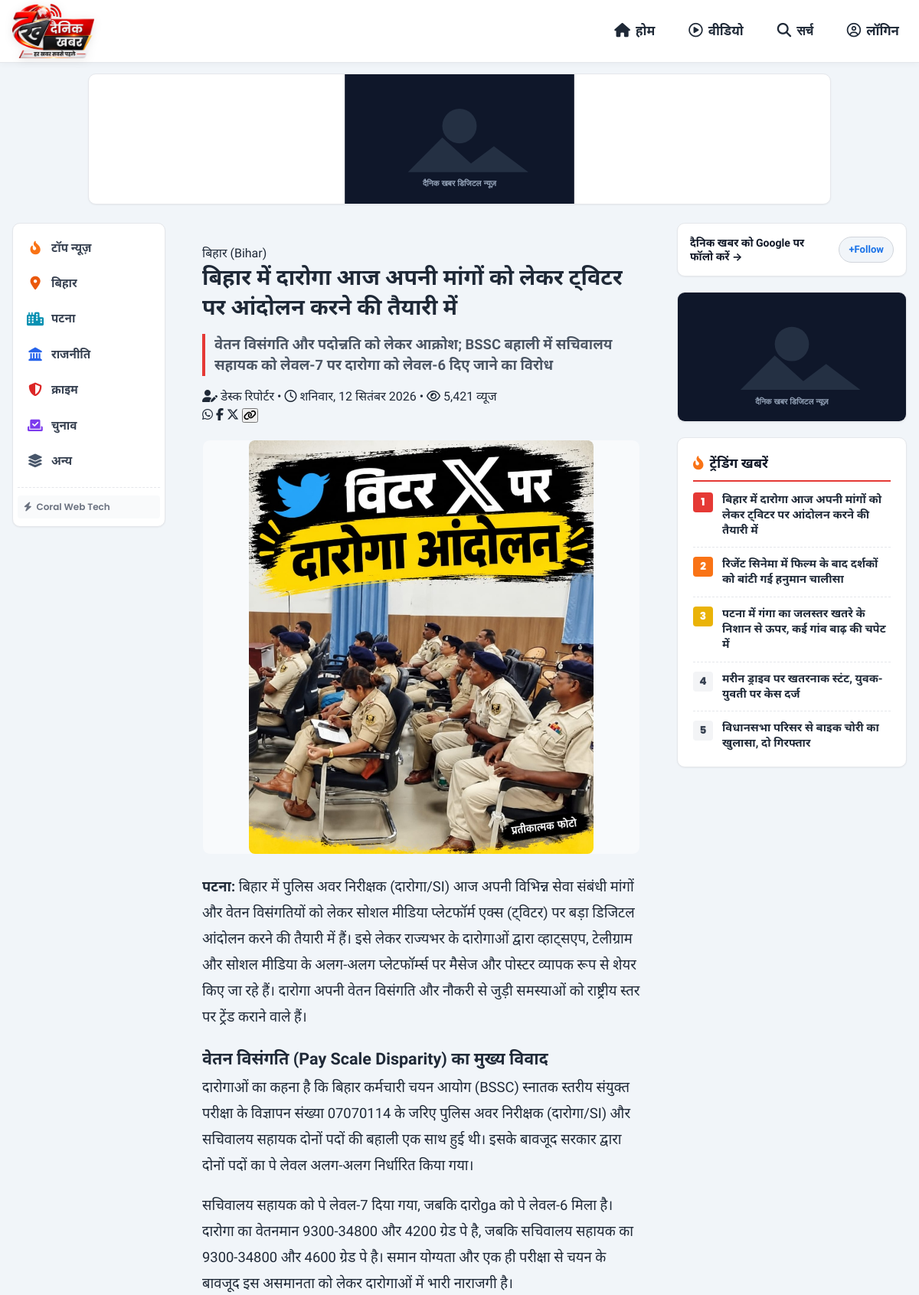
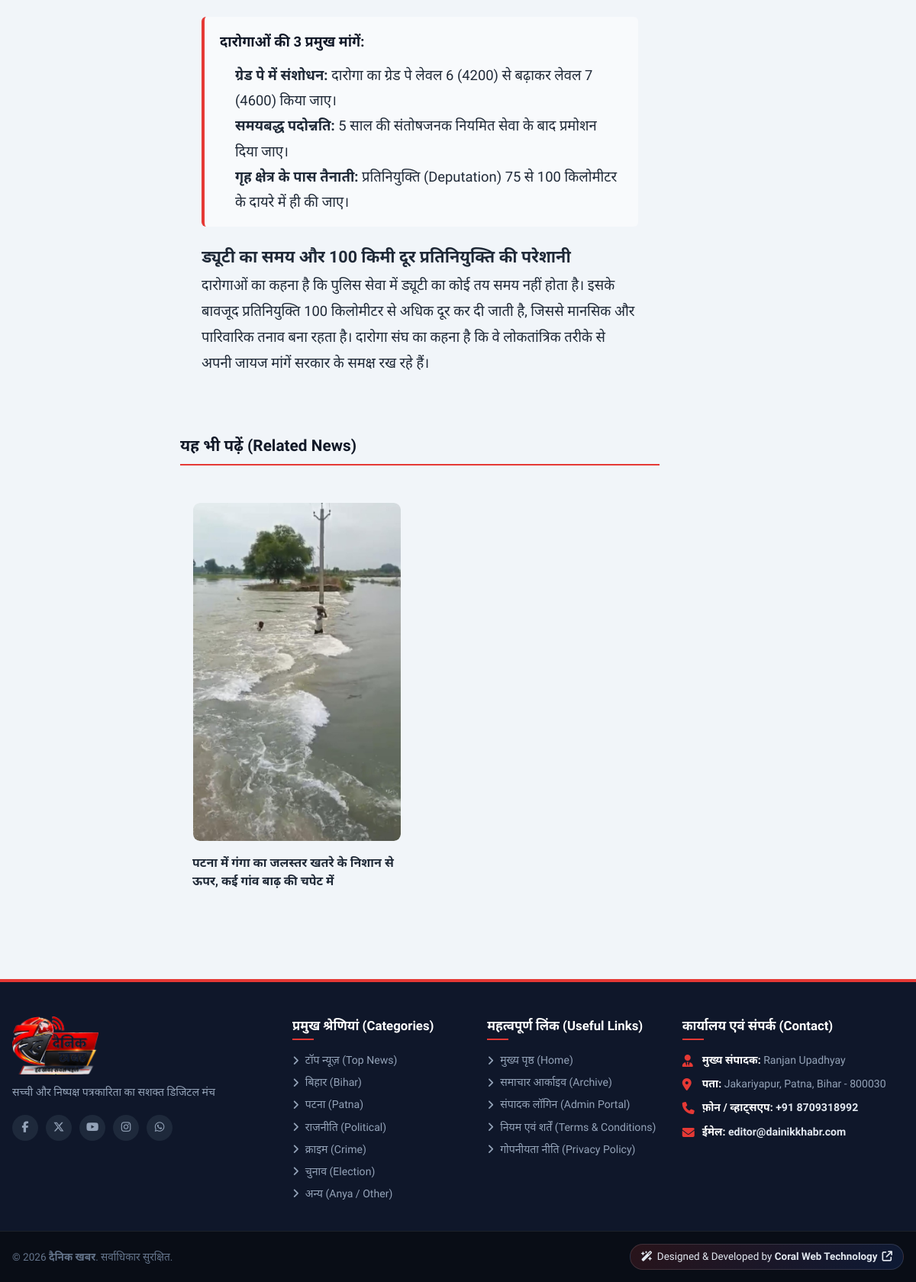
The app's page /article.php?slug=bihar-police-daroga-si-twitter-x-andolan-vetan-visangati with its own data (2 pictures, top to bottom).
### tables this page shows
CREATE TABLE `news` (
  `id` INT AUTO_INCREMENT PRIMARY KEY,
  `category_id` INT NOT NULL,
  `language` VARCHAR(10) NOT NULL DEFAULT 'hi',
  `headline` VARCHAR(500) NOT NULL,
  `subheadline` VARCHAR(500) DEFAULT NULL,
  `slug` VARCHAR(550) NOT NULL UNIQUE,
  `content` LONGTEXT NOT NULL,
  `media_type` ENUM('image', 'video_upload', 'video_embed') NOT NULL DEFAULT 'image',
  `media_url` VARCHAR(500) NOT NULL,
  `priority_order` INT DEFAULT 0,
  `is_breaking` TINYINT(1) DEFAULT 0,
  `views` INT DEFAULT 0,
  `created_at` TIMESTAMP DEFAULT CURRENT_TIMESTAMP,
  `updated_at` TIMESTAMP DEFAULT CURRENT_TIMESTAMP ON UPDATE CURRENT_TIMESTAMP,
  FOREIGN KEY (`category_id`) REFERENCES `categories` (`id`) ON DELETE CASCADE
);

CREATE TABLE `categories` (
  `id` INT AUTO_INCREMENT PRIMARY KEY,
  `name` VARCHAR(100) NOT NULL,
  `slug` VARCHAR(120) NOT NULL UNIQUE,
  `icon` VARCHAR(50) DEFAULT 'fa-newspaper',
  `display_order` INT DEFAULT 0,
  `status` TINYINT(1) DEFAULT 1,
  `created_at` TIMESTAMP DEFAULT CURRENT_TIMESTAMP
);

CREATE TABLE `settings` (
  `id` INT AUTO_INCREMENT PRIMARY KEY,
  `site_title` VARCHAR(150) NOT NULL DEFAULT 'दैनिक खबर',
  `tagline` VARCHAR(255) NOT NULL DEFAULT 'सच्ची और निष्पक्ष पत्रकारिता का सशक्त डिजिटल मंच',
  `theme_color` VARCHAR(20) NOT NULL DEFAULT '#e53935',
  `logo_url` VARCHAR(255) DEFAULT 'assets/images/logo.svg',
  `epaper_link` VARCHAR(255) DEFAULT 'https://epaper.dainikkhabr.com',
  `created_at` TIMESTAMP DEFAULT CURRENT_TIMESTAMP,
  `updated_at` TIMESTAMP DEFAULT CURRENT_TIMESTAMP ON UPDATE CURRENT_TIMESTAMP
);

### article.php (the view, shortened to what the rows shown need)
<?php
require_once __DIR__ . '/includes/functions.php';
$slug = trim($_GET['slug'] ?? '');
$stmt = $pdo->prepare("
    SELECT n.*, c.name AS category_name, c.slug AS category_slug
    FROM news n
    JOIN categories c ON n.category_id = c.id
    WHERE n.slug = :slug
    LIMIT 1
");
$stmt->execute([':slug' => $slug]);
$article = $stmt->fetch();
$article['views']++;
$relatedStmt = $pdo->prepare("
    SELECT n.*, c.name AS category_name, c.slug AS category_slug
    FROM news n
    JOIN categories c ON n.category_id = c.id
    WHERE n.category_id = :cat_id AND n.id != :id
    ORDER BY n.priority_order ASC, n.created_at DESC
    LIMIT 4
");
$relatedStmt->execute([':cat_id' => $article['category_id'], ':id' => $article['id']]);
$relatedArticles = $relatedStmt->fetchAll();
$trendingArticles = get_trending_news($pdo, 5);
require_once __DIR__ . '/includes/header.php';
?>
<div class="bhaskar-page-body">
  <div class="container">
    <div class="bhaskar-grid-3col">
      <main class="bhaskar-main-feed">
        <article class="bhaskar-story-card" style="padding: 28px;">
          <div class="bhaskar-story-header">
            <a href="<?= BASE_URL ?>/category.php?cat=<?= urlencode($article['category_slug']) ?>" class="bhaskar-category-pill">
              <?= htmlspecialchars($article['category_name']) ?>
            </a>
            <h1 class="bhaskar-headline" style="font-size: 1.8rem; line-height: 1.35;">
              <?= htmlspecialchars($article['headline']) ?>
            </h1>
            <?php if (!empty($article['subheadline'])): ?>
              <div class="bhaskar-subheadline" style="font-size: 1.15rem; font-weight: 600; color: var(--gray-600); border-left: 4px solid var(--theme-color); padding-left: 12px; margin: 15px 0;">
                <?= htmlspecialchars($article['subheadline']) ?>
              </div>
            <?php endif; ?>
            <div class="bhaskar-story-footer" style="margin-bottom: 20px;">
              <div class="bhaskar-meta-info">
                <span><i class="fa-solid fa-user-pen"></i> डेस्क रिपोर्टर</span>
                <span>•</span>
                <span><i class="fa-regular fa-clock"></i> <?= format_hindi_date($article['created_at']) ?></span>
                <span>•</span>
                <span><i class="fa-regular fa-eye"></i> <?= number_format($article['views']) ?> व्यूज</span>
              </div>
              <div class="bhaskar-share-btns">
              </div>
            </div>
          </div>
          <?= render_media_container($article['media_type'], $article['media_url'], $article['headline']) ?>
          <div class="article-rich-body" style="font-size: 1.15rem; line-height: 1.85; color: var(--gray-800); margin-top: 25px;">
            <?= $article['content'] ?>
          </div>
        </article>
        <?php if (!empty($relatedArticles)): ?>
          <div style="margin-top: 30px;">
            <div style="display: grid; grid-template-columns: 1fr 1fr; gap: 16px;">
              <?php foreach ($relatedArticles as $rStory): ?>
                <div class="bhaskar-story-card" style="padding: 16px;">
                  <?= render_media_container($rStory['media_type'], $rStory['media_url'], $rStory['headline']) ?>
                  <h4 style="font-size: 1rem; font-weight: 700; margin-top: 10px;">
                    <a href="<?= BASE_URL ?>/article.php?slug=<?= urlencode($rStory['slug']) ?>">
                      <?= htmlspecialchars($rStory['headline']) ?>
                    </a>
                  </h4>
                </div>
              <?php endforeach; ?>
            </div>
          </div>
        <?php endif; ?>
      </main>
      <aside class="bhaskar-right-rail">
        <div class="bhaskar-trending-widget">
          <div class="bhaskar-rank-list">
            <?php foreach ($trendingArticles as $idx => $tArt): ?>
              <div class="bhaskar-rank-item">
                <span class="bhaskar-rank-num"><?= $idx + 1 ?></span>
                <a href="<?= BASE_URL ?>/article.php?slug=<?= urlencode($tArt['slug']) ?>" class="bhaskar-rank-title">
                  <?= htmlspecialchars($tArt['headline']) ?>
                </a>
              </div>
            <?php endforeach; ?>
          </div>
        </div>
      </aside>
    </div>
  </div>
</div>
<?php
require_once __DIR__ . '/includes/footer.php';
?>

### includes/functions.php (shortened to what the rows shown need)
<?php
require_once __DIR__ . '/../config/db.php';
function format_hindi_date($datetime = null) {
    if (!$datetime) {
        $timestamp = time();
    } else {
        $timestamp = is_numeric($datetime) ? $datetime : strtotime($datetime);
    }
    $days = [
        'Sunday'    => 'रविवार',
        'Monday'    => 'सोमवार',
        'Tuesday'   => 'मंगलवार',
        'Wednesday' => 'बुधवार',
        'Thursday'  => 'गुरुवार',
        'Friday'    => 'शुक्रवार',
        'Saturday'  => 'शनिवार'
    ];
    $months = [
        'January'   => 'जनवरी',
        'February'  => 'फरवरी',
        'March'     => 'मार्च',
        'April'     => 'अप्रैल',
        'May'       => 'मई',
        'June'      => 'जून',
        'July'      => 'जुलाई',
        'August'    => 'अगस्त',
        'September' => 'सितंबर',
        'October'   => 'अक्टूबर',
        'November'  => 'नवंबर',
        'December'  => 'दिसंबर'
    ];
    $englishDay = date('l', $timestamp);
    $englishMonth = date('F', $timestamp);
    $dayNumber = date('j', $timestamp);
    $year = date('Y', $timestamp);
    $hindiDay = $days[$englishDay] ?? $englishDay;
    $hindiMonth = $months[$englishMonth] ?? $englishMonth;
    return "{$hindiDay}, {$dayNumber} {$hindiMonth} {$year}";
}
function get_site_settings($pdo_conn = null) {
    global $pdo;
    $db = $pdo_conn ?: $pdo;
    static $settings = null;
    if ($settings === null) {
        $default = [
            'site_title'  => 'दैनिक खबर',
            'tagline'     => 'सच्ची और निष्पक्ष पत्रकारिता का सशक्त डिजिटल मंच',
            'theme_color' => '#e53935',
            'logo_url'    => 'assets/images/logo.png',
            'epaper_link' => 'https://epaper.dainikkhabr.com'
        ];
        if ($db) {
            try {
                $stmt = $db->query("SELECT * FROM settings WHERE id = 1 LIMIT 1");
                $row = $stmt->fetch();
                $settings = $row ?: $default;
            } catch (PDOException $e) {
                $settings = $default;
            }
        } else {
            $settings = $default;
        }
    }
    return $settings;
}
function get_all_categories($pdo_conn = null) {
    global $pdo;
    $db = $pdo_conn ?: $pdo;
    try {
        $stmt = $db->query("SELECT * FROM categories WHERE status = 1 ORDER BY display_order ASC, id ASC");
        return $stmt->fetchAll();
    } catch (PDOException $e) {
        return [];
    }
}
function get_media_url($url, $media_type = 'image') {
    if (file_exists(UPLOAD_DIR . $url)) {
        return UPLOAD_URL . $url;
    }
    return ASSETS_URL . 'images/logo.png';
}
function render_media_container($mediaType, $mediaUrl, $headline = '') {
    $escapedHeadline = htmlspecialchars($headline, ENT_QUOTES, 'UTF-8');
    if ($mediaType === 'video_embed') {
        $ytId = get_youtube_video_id($mediaUrl);
        if ($ytId) {
            return '
            <div class="bhaskar-video-wrapper" style="position:relative; width:100%; aspect-ratio:16/9; background:#0f172a; border-radius:10px; overflow:hidden; margin:16px 0; box-shadow:0 4px 15px rgba(0,0,0,0.12);">
                <iframe src="https://www.youtube-nocookie.com/embed/' . $ytId . '?rel=0" title="' . $escapedHeadline . '" allow="accelerometer; autoplay; clipboard-write; encrypted-media; gyroscope; picture-in-picture; web-share" allowfullscreen style="position:absolute; top:0; left:0; width:100%; height:100%; border:0;"></iframe>
            </div>';
        } else {
            $embedUrl = htmlspecialchars($mediaUrl, ENT_QUOTES, 'UTF-8');
            return '
            <div class="bhaskar-video-wrapper" style="position:relative; width:100%; aspect-ratio:16/9; background:#0f172a; border-radius:10px; overflow:hidden; margin:16px 0;">
                <iframe src="' . $embedUrl . '" title="' . $escapedHeadline . '" allowfullscreen style="position:absolute; top:0; left:0; width:100%; height:100%; border:0;"></iframe>
            </div>';
        }
    } else {
        $imgSrc = get_media_url($mediaUrl, 'image');
        return '
        <div class="bhaskar-media-container" style="width:100%; border-radius:10px; overflow:hidden; background:#f8fafc; border:1px solid #f1f5f9; text-align:center; margin:16px 0;">
            <img src="' . htmlspecialchars($imgSrc) . '" alt="' . $escapedHeadline . '" class="bhaskar-media-elem" loading="lazy" style="max-width:100%; max-height:540px; width:auto; height:auto; object-fit:contain; display:block; margin:0 auto; border-radius:8px;">
        </div>';
    }
}
function get_trending_news($pdo_conn = null, $limit = 5) {
    global $pdo;
    $db = $pdo_conn ?: $pdo;
    try {
        $stmt = $db->prepare("
            SELECT n.*, c.name AS category_name, c.slug AS category_slug
            FROM news n
            JOIN categories c ON n.category_id = c.id
            ORDER BY n.views DESC, n.created_at DESC
            LIMIT :limit
        ");
        $stmt->bindValue(':limit', (int)$limit, PDO::PARAM_INT);
        $stmt->execute();
        return $stmt->fetchAll();
    } catch (PDOException $e) {
        return [];
    }
}

### includes/footer.php (shortened to what the rows shown need)
<?php
$settings = get_site_settings();
$categories = get_all_categories();
?>
<footer class="site-footer">
    <div class="footer-top">
        <div class="container footer-grid">
            <div class="footer-col brand-col">
                <div class="footer-logo">
                    <img src="<?php echo SITE_URL; ?>/assets/images/logo.png" alt="<?php echo htmlspecialchars($settings['site_title'] ?? 'दैनिक खबर'); ?>" class="footer-brand-logo-img">
                </div>
                <p class="brand-desc">
                    <?php echo htmlspecialchars($settings['tagline'] ?? 'सच्ची और निष्पक्ष पत्रकारिता का सशक्त डिजिटल मंच। देश, विदेश, राज्य और शहर की हर बड़ी खबर सबसे पहले।'); ?>
                </p>
                <div class="social-links">
                    <a href="https://facebook.com" target="_blank" rel="noopener" aria-label="Facebook"><i class="fa-brands fa-facebook-f"></i></a>
                    <a href="https://twitter.com" target="_blank" rel="noopener" aria-label="Twitter / X"><i class="fa-brands fa-x-twitter"></i></a>
                    <a href="https://youtube.com" target="_blank" rel="noopener" aria-label="YouTube"><i class="fa-brands fa-youtube"></i></a>
                    <a href="https://instagram.com" target="_blank" rel="noopener" aria-label="Instagram"><i class="fa-brands fa-instagram"></i></a>
                    <a href="https://whatsapp.com" target="_blank" rel="noopener" aria-label="WhatsApp"><i class="fa-brands fa-whatsapp"></i></a>
                </div>
            </div>
            <div class="footer-col">
                <ul class="footer-links-list">
                    <?php foreach ($categories as $cat): ?>
                        <li>
                            <a href="<?php echo SITE_URL; ?>/category.php?slug=<?php echo urlencode($cat['slug']); ?>">
                                <i class="fa-solid fa-angle-right"></i> <?php echo htmlspecialchars($cat['name']); ?>
                            </a>
                        </li>
                    <?php endforeach; ?>
                </ul>
            </div>
        </div>
    </div>
    <div class="footer-bottom">
        <div class="container footer-bottom-inner">
            <div class="copyright-text">
                &copy; <?php echo date('Y'); ?> <strong><?php echo htmlspecialchars($settings['site_title'] ?? 'दैनिक खबर'); ?></strong>. सर्वाधिकार सुरक्षित.
            </div>
        </div>
    </div>
</footer>
</body>
</html>

### records on screen
news: category.name "बिहार (Bihar)", headline "बिहार में दारोगा आज अपनी मांगों को लेकर ट्विटर पर आंदोलन करने की तैयारी में", subheadline "वेतन विसंगति और पदोन्नति को लेकर आक्रोश; BSSC बहाली में सचिवालय सहायक को लेवल-7 पर दारोगा को लेवल-6 दिए जाने का विरोध", created_at "शनिवार, 12 सितंबर 2026", media_url (picture), content "पटना: बिहार में पुलिस अवर निरीक्षक (दारोगा/SI) आज अपनी विभिन्न सेवा संबंधी मांगों और वेतन विसंगतियों को लेकर सोशल मीडिया प्लेटफॉर्म एक्स (ट्विटर) पर बड़ा डिजिटल आंदोलन करने की तैयारी में हैं। इसे लेकर राज्यभर के दारोगाओं द्वारा व्हाट्सएप, टेलीग्राम और सोशल मीडिया के अलग-अलग प्लेटफॉर्म्स पर मैसेज और पोस्टर व्यापक रूप से शेयर किए जा रहे हैं। दारोगा अपनी वेतन विसंगति और नौकरी से जुड़ी समस्याओं को राष्ट्रीय स्तर पर ट्रेंड कराने वाले हैं। वेतन विसंगति (Pay Scale Disparity) का मुख्य विवाद दारोगाओं का कहना है कि बिहार कर्मचारी चयन आयोग (BSSC) स्नातक स्तरीय संयुक्त परीक्षा के विज्ञापन संख्या 07070114 के जरिए पुलिस अवर निरीक्षक (दारोगा/SI) और सचिवालय सहायक दोनों पदों की बहाली एक साथ हुई थी। इसके…"
news: media_url (picture), headline "पटना में गंगा का जलस्तर खतरे के निशान से ऊपर, कई गांव बाढ़ की चपेट में"
news: headline "रिजेंट सिनेमा में फिल्म के बाद दर्शकों को बांटी गई हनुमान चालीसा"
news: headline "मरीन ड्राइव पर खतरनाक स्टंट, युवक-युवती पर केस दर्ज"
news: headline "विधानसभा परिसर से बाइक चोरी का खुलासा, दो गिरफ्तार"
settings: tagline "सच्ची और निष्पक्ष पत्रकारिता का सशक्त डिजिटल मंच", site_title "दैनिक खबर"
categories: name "टॉप न्यूज़ (Top News)"
categories: name "बिहार (Bihar)"
categories: name "पटना (Patna)"
categories: name "राजनीति (Political)"
categories: name "क्राइम (Crime)"
categories: name "चुनाव (Election)"
categories: name "अन्य (Anya / Other)"

### other values on screen
$bCat['name'] "टॉप न्यूज़"
$bCat['name'] "बिहार"
$bCat['name'] "पटना"
$bCat['name'] "राजनीति"
$bCat['name'] "क्राइम"
$bCat['name'] "चुनाव"
$bCat['name'] "अन्य"
$article['views'] "5,421"
